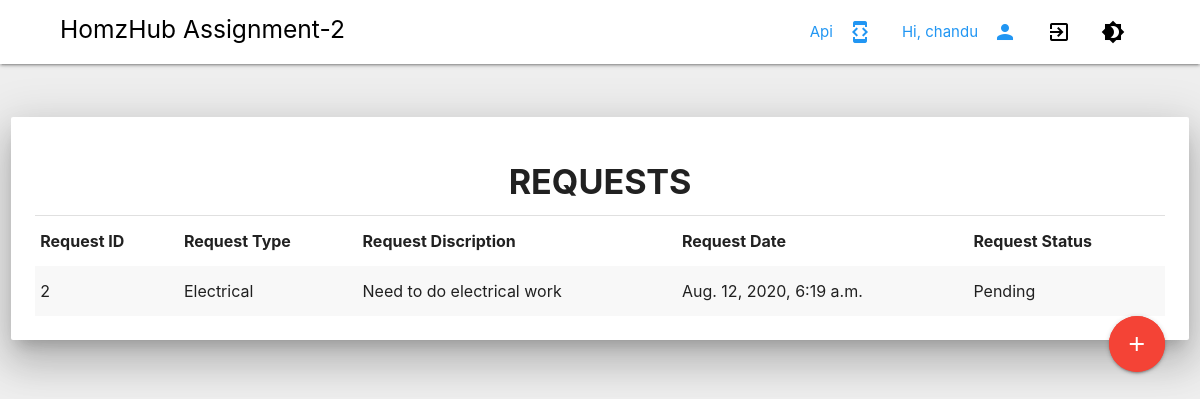
Screenshot of / (signed in) with the database file from the repository.
### mysite/models.py (models this page shows, shortened)
class UserRequest(models.Model):
  RequestedUser = models.ForeignKey(User, on_delete=models.CASCADE, related_name='UserRequest_user', default = "")
  RequestType = models.ForeignKey(RequestTypeMaster, on_delete=models.CASCADE, related_name='UserRequest_type')
  RequestDesc = models.TextField(default = "")
  City = models.TextField(default = "")
  State = models.ForeignKey(StateMaster, on_delete=models.CASCADE, related_name='UserRequest_state')
  Pincode = models.IntegerField(default=0)
  PhoneCode = models.TextField(default = "")
  Phone = models.IntegerField(default = "")
  Status  = models.ForeignKey(StatusMaster, on_delete=models.CASCADE, related_name='UserRequest_Status')
  Remark = models.TextField(default = "")
  created = models.DateTimeField(auto_now_add=True)

class RequestTypeMaster(models.Model):
  RequestType = models.TextField(default = "")
  def __str__(self):
    return self.RequestType

class StatusMaster(models.Model):
  StatusType = models.TextField(default="")
  def __str__(self):
    return self.StatusType

### mysite/views.py (the view)
# urls.py: path('', RequestView, name='request'),
def RequestView(request):
  if not request.user.is_authenticated:
      return render(request, 'Login.html')
  if request.method == 'GET':
      Requests = UserRequest.objects.filter(RequestedUser=request.user)
      context = {
        'Requests':Requests
      }
      return render(request, 'Base.html', context)

### templates/Base.html (shortened to what this page needs)
{% load static %}
<link rel="stylesheet" href="https://cdnjs.cloudflare.com/ajax/libs/materialize/1.0.0-beta/css/materialize.min.css">
<link rel="stylesheet" href="{% static 'css/BodyDarkTogglee.css' %}">
{% block header %}
<div class="navbar-fixed">
<nav>
     <div class="nav-wrapper">
          <ul class="left">
              <li><a href="collapsible.html" class="label-icon"></a><i class="material-icons"></i></li>
              <li><a href="collapsible.html" class="label-icon"></a><i class="material-icons"></i></li>
              <li><h5 href = "/Dashboard/" class="tooltipped"  data-position="bottom" data-tooltip="HomzHub"> HomzHub Assignment-2</h5></li>
          </ul>
          <ul class="hide-on-med-and-down right">
                <li><a href ="/RawData/" class="blue-text tooltipped"  data-position="bottom" data-tooltip="Api"><i class="material-icons right">developer_mode</i> Api </a></li>
                <li><a class="blue-text tooltipped"  data-position="bottom" data-tooltip="Welcome {{user}}"><i class="material-icons right">person</i> Hi, {{user | truncatechars:12}} </a></li>
                <li><a onclick="myLogout();" class="black-text tooltipped"  data-position="bottom" data-tooltip="Logout from application"><i class="material-icons">exit_to_app</i></a></li>
                <li><a class="dark-toggle tooltipped black-text" onclick="myDark()"  data-position="bottom"  data-tooltip="Toggle dark/light themes" ><i class="material-icons">brightness_4</i></a></li>
                <li><a href="collapsible.html" class="label-icon"></a><i class="material-icons"></i></li>
                <li><a href="collapsible.html" class="label-icon"></a><i class="material-icons"></i></li>
            </ul>
     </div>
</nav>
</div>
{% endblock header %}
{% block content %}
<div class="row">
  <div class="col s12">
    <br><br>
    <div class="card z-depth-5 hoverable">
      <div class="card-content">
        <center><h4><b>REQUESTS</b></h3></center>
        <li class="divider"></li>
        <table class="striped">
        <thead>
          <tr>
              <th>Request ID</th>
              <th>Request Type</th>
              <th>Request Discription</th>
              <th>Request Date</th>
              <th>Request Status</th>
          </tr>
        </thead>
        <tbody>
          {% for request in Requests reversed%}
          <tr>
            <td>{{request.id}}</td>
            <td>{{request.RequestType}}</td>
            <td>{{request.RequestDesc}}</td>
            <td>{{request.created}}</td>
            <td>{{request.Status}}</td>
          </tr>
          {% empty %}
           <h5>You have not raised any request</h5>
          {% endfor %}
        </tbody>
      </table>
  <a class="btn-floating btn-large waves-effect waves-light red right pulse tooltipped" data-position="top" data-tooltip="Add new request" href="/AddRequest/"><i class="material-icons">add</i></a>
      </div>
    </div>
  </div>
</div>
{% endblock content %}

### static/css/BodyDarkTogglee.css (style rules this page uses)
body nav { background-color: white; color: black; }

### rows the page displays
UserRequest: id "2", RequestType "Electrical", RequestDesc "Need to do electrical work", created "Aug. 12, 2020, 6:19 a.m.", Status "Pending"

### other values shown
{{ user | truncatechars:12 }} "chandu"
